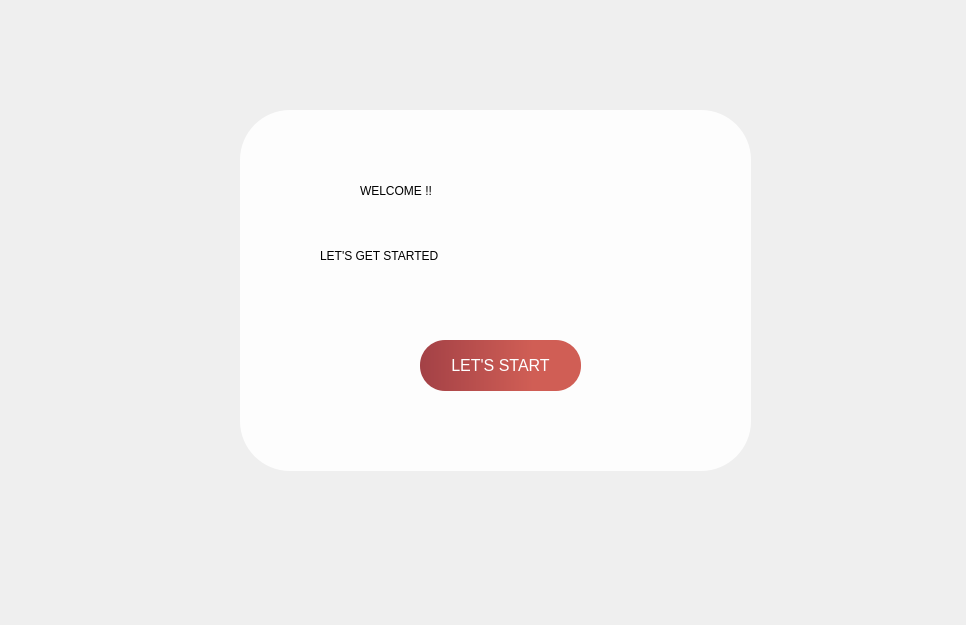
<?xml version="1.0" encoding="UTF-8"?>
<ui version="4.0">
 <class>MainWindow</class>
 <widget class="QMainWindow" name="MainWindow">
  <property name="geometry">
   <rect>
    <x>0</x>
    <y>0</y>
    <width>966</width>
    <height>625</height>
   </rect>
  </property>
  <property name="windowTitle">
   <string>MainWindow</string>
  </property>
  <widget class="QWidget" name="centralwidget">
   <widget class="QLabel" name="label">
    <property name="geometry">
     <rect>
      <x>-10</x>
      <y>0</y>
      <width>981</width>
      <height>641</height>
     </rect>
    </property>
    <property name="text">
     <string/>
    </property>
    <property name="pixmap">
     <pixmap>first_page_2.webp</pixmap>
    </property>
    <property name="scaledContents">
     <bool>true</bool>
    </property>
   </widget>
   <widget class="QLabel" name="label_2">
    <property name="geometry">
     <rect>
      <x>220</x>
      <y>90</y>
      <width>551</width>
      <height>401</height>
     </rect>
    </property>
    <property name="styleSheet">
     <string notr="true">
    background-color: rgba(255, 255, 255, 0.9); /* White background with 80% opacity */
    border-radius: 50px; /* Rounded corners */
    padding: 20px; /* Optional: Add some padding inside the box */
    margin: 20px; /* Optional: Add margin around the box */
    color: #000000; /* Text color inside the box */
</string>
    </property>
    <property name="text">
     <string/>
    </property>
   </widget>
   <widget class="QLabel" name="label_3">
    <property name="geometry">
     <rect>
      <x>360</x>
      <y>160</y>
      <width>301</width>
      <height>61</height>
     </rect>
    </property>
    <property name="styleSheet">
     <string notr="true">FONT-SIZE:50PX;</string>
    </property>
    <property name="text">
     <string>WELCOME !!</string>
    </property>
   </widget>
   <widget class="QLabel" name="label_4">
    <property name="geometry">
     <rect>
      <x>320</x>
      <y>230</y>
      <width>371</width>
      <height>51</height>
     </rect>
    </property>
    <property name="styleSheet">
     <string notr="true">FONT-SIZE:40PX;</string>
    </property>
    <property name="text">
     <string>LET'S GET STARTED</string>
    </property>
   </widget>
   <widget class="QPushButton" name="pushButton">
    <property name="geometry">
     <rect>
      <x>420</x>
      <y>340</y>
      <width>161</width>
      <height>51</height>
     </rect>
    </property>
    <property name="styleSheet">
     <string notr="true">QPushButton {
    background: qlineargradient(x1:0, y1:0, x2:1, y2:0, stop:0 #a34146, stop:0.7 #d05e55);
    border-radius: 25px; /* Optional: for rounded corners */
    border: none; /* Optional: remove border */
    color: white; /* Text color */
    padding: 10px 20px; /* Optional: adjust padding */
    font-size: 16px; /* Optional: adjust font size */
    transition: background 10s; /* Super slow transition */
}

QPushButton:hover {
    background: qlineargradient(x1:0, y1:0, x2:1, y2:0, stop:0 #d05e55, stop:1 #a34146);
}
</string>
    </property>
    <property name="text">
     <string>LET'S START</string>
    </property>
   </widget>
  </widget>
 </widget>
 <resources/>
 <connections/>
</ui>
